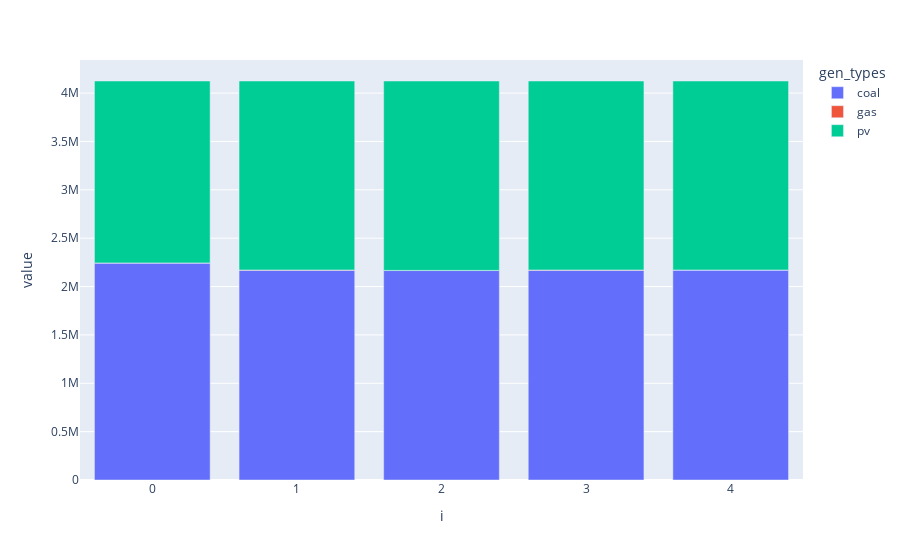

The cell this chart's notebook holds for it:
### Code cell
px.bar(gen_df.groupby(["i","gen_types"]).sum().reset_index(), x="i",y="value",color="gen_types")

### Figure 1 — Plotly figure (JSON) as saved in the notebook; plotly's stock layout.template omitted (floating-point values rounded to 4 significant figures)
{"data": [{"alignmentgroup": "True", "hovertemplate": "gen_types=coal<br>i=%{x}<br>value=%{y}<extra></extra>", "legendgroup": "coal", "marker": {"color": "#636efa", "pattern": {"shape": ""}}, "name": "coal", "offsetgroup": "coal", "orientation": "v", "showlegend": true, "textposition": "auto", "type": "bar", "x": [0, 1, 2, 3, 4], "xaxis": "x", "y": [2243000.0, 2169000.0, 2165000.0, 2169000.0, 2170000.0], "yaxis": "y"}, {"alignmentgroup": "True", "hovertemplate": "gen_types=gas<br>i=%{x}<br>value=%{y}<extra></extra>", "legendgroup": "gas", "marker": {"color": "#EF553B", "pattern": {"shape": ""}}, "name": "gas", "offsetgroup": "gas", "orientation": "v", "showlegend": true, "textposition": "auto", "type": "bar", "x": [0, 1, 2, 3, 4], "xaxis": "x", "y": [1840.0, 2064.0, 1628.0, 2255.0, 1118.0], "yaxis": "y"}, {"alignmentgroup": "True", "hovertemplate": "gen_types=pv<br>i=%{x}<br>value=%{y}<extra></extra>", "legendgroup": "pv", "marker": {"color": "#00cc96", "pattern": {"shape": ""}}, "name": "pv", "offsetgroup": "pv", "orientation": "v", "showlegend": true, "textposition": "auto", "type": "bar", "x": [0, 1, 2, 3, 4], "xaxis": "x", "y": [1880000.0, 1954000.0, 1958000.0, 1954000.0, 1954000.0], "yaxis": "y"}], "layout": {"barmode": "relative", "legend": {"title": {"text": "gen_types"}, "tracegroupgap": 0}, "margin": {"t": 60}, "xaxis": {"anchor": "y", "domain": [0, 1], "title": {"text": "i"}}, "yaxis": {"anchor": "x", "domain": [0, 1], "title": {"text": "value"}}}}
